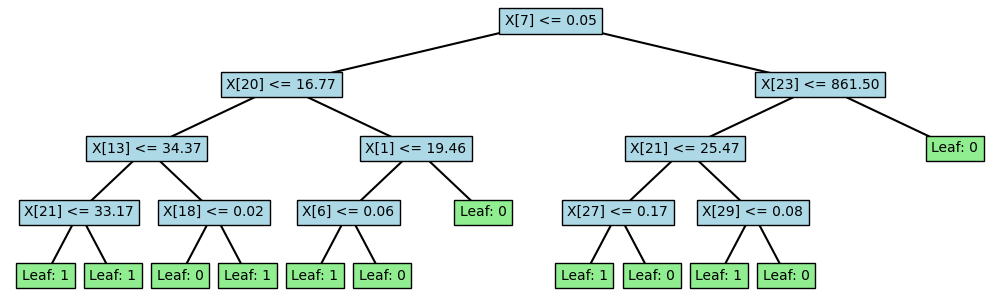

Python code for this plot:
import numpy as np
from collections import Counter
from sklearn.model_selection import train_test_split
from sklearn import datasets
import matplotlib.pyplot as plt

class Node:
    def __init__(self, feature = None, threshold = None, left = None, right = None, *, value = None):
        self.feature = feature
        self.threshold = threshold
        self.left = left
        self.right = right
        self.value = value

    # Just a check to see if it is a *leaf*
    def is_leaf_node(self):
        return self.value is not None

# Let's define the DecisionTree
class DecisionTree:
    def __init__(self, min_sample_split=2, max_depth=100, n_features=None):

        # Stopping criteria and basic info
        self.min_sample_split=min_sample_split;
        self.max_depth=max_depth;
        self.n_features=n_features
        self.root=None

    # Define the data to train
    def fit(self, X,y):
        # Check if number of features is too high
        self.n_features = X.shape[1] if not self.n_features else min(X.shape[1], self.n_features)

        # First we create the tree and keep track of the *root*    
        self.root = self._grow_tree(X,y)

    # A recursive function
    def _grow_tree(self, X,y ,depth = 0):

        # Unpack the info
        n_samples, n_feats = X.shape
        n_labels = len(np.unique(y))

        # Check the stopping criteria
        if (depth > self.max_depth or n_labels == 1 or n_samples < self.min_sample_split):

            # If we want to stop, what is the node filled of?
            leaf_value = self._most_common_label(y)
            return Node(value = leaf_value)
        
        # Find the best split 
        # NB:There is some randomness here! 
        feat_idx = np.random.choice(n_feats, self.n_features, replace = False)
        best_feature, best_threshold = self._best_split(X,y,feat_idx)

        # Create child nodes
        left_idxs, right_idxs = self._split(X[:,best_feature], best_threshold)
        left = self._grow_tree(X[left_idxs,:], y[left_idxs], depth+1)
        right = self._grow_tree(X[right_idxs,:], y[right_idxs], depth+1)

        return Node(best_feature, best_threshold, left, right)

    # Split on which feature and at which threshold?
    def _best_split(self, X, y, feat_idxs):
        best_gain = -1
        split_idx, split_threshold = None, None

        # For each feat ...
        for feat_idx in feat_idxs:
            X_column = X[:,feat_idx]
            thresholds = np.unique(X_column)

            # ... Consider every possible threshold
            for thr in thresholds:
                # Calculate gain fro this split
                gain = self._information_gain(y, X_column, thr)

                # If it is the best until now, keep it
                if gain > best_gain:
                    best_gain = gain
                    split_idx = feat_idx
                    split_threshold = thr

        # Once we are done with the option return the best found
        return split_idx, split_threshold
    
    # Function to evaluate the gain fro a specific split
    # IG = E(parent) - average * E(children)
    def _information_gain(self, y, X_column, thr):
        
        # Get parent entropy
        parent_entropy = self._entropy(y)

        # Find children
        left_idxs, right_idxs = self._split(X_column, thr)

        if len(left_idxs) == 0 or len(right_idxs) == 0:
            return 0

        # Get weighted children entropy
        n = len(y)
        n_l, n_r = len(left_idxs), len(right_idxs)
        entropy_l, entropy_r = self._entropy(y[left_idxs]), self._entropy(y[right_idxs])

        children_entropy = (n_l/n) * entropy_l + (n_r/n) * entropy_r

        # Evaluate and return the IG
        return parent_entropy - children_entropy

    # Helper function to find the entropy for _information_gain()
    # See definition of entropy on the README
    def _entropy(self, y):
       
        # EXAMPLE : np.bincount(np.array([0, 1, 1, 3, 2, 1, 7])) -> array([1, 3, 1, 1, 0, 0, 0, 1])
        hist = np.bincount(y)
        ps = hist / len(y)
        return -np.sum([p*np.log2(p) for p in ps if p>0])


    # What is the most common label
    def _most_common_label(self, y):
        #  EXAMPLE : Counter('abracadabra').most_common(3) -> [('a', 5), ('b', 2), ('r', 2)]
        most_common = Counter(y).most_common(1)
        return most_common[0][0]

    # Helper function to split given a threshold
    def _split(self, X_column, thr):
        left_idxs = np.argwhere(X_column<=thr).flatten()
        right_idxs = np.argwhere(X_column>thr).flatten()

        return left_idxs, right_idxs
    
    # Predict for every x in X and return
    def predict(self, X):
        return np.array([self._traverse(x, self.root) for x in X])
        
    def _traverse(self, x, node):
        if node.is_leaf_node():
            return node.value
    
        if x[node.feature] <= node.threshold:
            return self._traverse(x, node.left)
        return self._traverse(x, node.right)

# Define a function to evaluate the Accuracy = correct / total
def accuracy(y_true, y_pred):
    accuracy = np.sum(y_true == y_pred) / len(y_true)
    return accuracy

def print_tree(node, depth=0):
    if node.is_leaf_node():
        print(f"{'|  ' * depth}Leaf: {node.value}")
    else:
        print(f"{'|  ' * depth}Feature {node.feature} <= {node.threshold}")
        print_tree(node.left, depth + 1)
        print_tree(node.right, depth + 1)

def plot_tree(node, depth=0, x=0.5, y=1.0, dx=0.1, ax=None):
    if node.is_leaf_node():
        # Draw a leaf node
        ax.text(x, y, f"Leaf: {node.value}", ha='center', va='center', fontsize=10, bbox=dict(facecolor='lightgreen', edgecolor='black'))
    else:
        # Draw a decision node
        ax.text(x, y, f"X[{node.feature}] <= {node.threshold:.2f}", ha='center', va='center', fontsize=10, bbox=dict(facecolor='lightblue', edgecolor='black'))
        
        # Left child
        if node.left:
            # Draw line connecting parent to left child, but connect from center of parent to center of child node
            ax.plot([x, x - dx], [y, y - 0.2], 'k-')  # Connect nodes
            plot_tree(node.left, depth + 1, x - dx, y - 0.2, dx * 0.5, ax)
        
        # Right child
        if node.right:
            # Draw line connecting parent to right child, but connect from center of parent to center of child node
            ax.plot([x, x + dx], [y, y - 0.2], 'k-')  # Connect nodes
            plot_tree(node.right, depth + 1, x + dx, y - 0.2, dx * 0.5, ax)


if __name__ == "__main__":
    data = datasets.load_breast_cancer()
    X,y = data.data, data.target

    # X are the data and y the labels
    X_train, X_test, y_train, y_test = train_test_split(
        X, y, test_size=0.2, random_state=1234
    )

    myDT = DecisionTree(max_depth=3)
    myDT.fit(X_train, y_train)
    predictions = myDT.predict(X_test)

    # Print the results
    print("Decision Tree accuracy", accuracy(y_test, predictions))

    # Print the tree structure
    print("\nTree structure:")
    print_tree(myDT.root)

    # Plot the tree structure
    fig, ax = plt.subplots(figsize=(10, 6))
    plot_tree(myDT.root, ax=ax)
    ax.axis('off')  # Hide the axes
    plt.show()
